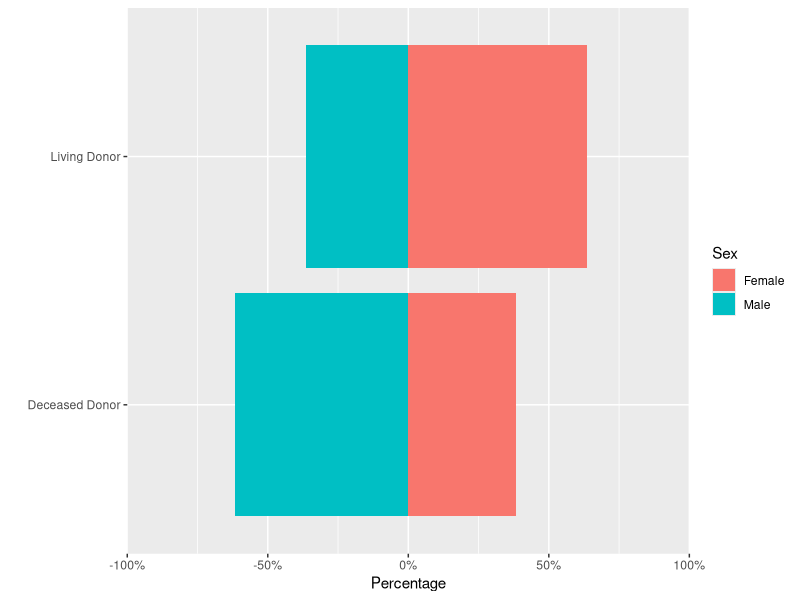
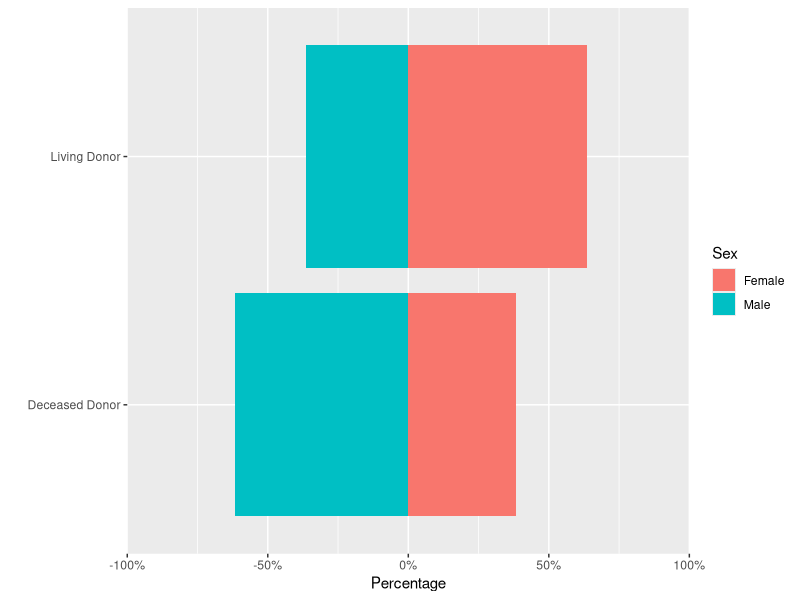

Generate these figures, in order, with R:
#install.packages('readxl')
library("readxl")
library(dplyr)
library(tidyr)
library(ggplot2)


donors <- read_excel("Organ_Donation_and_Transplantation_Data.xlsx", sheet = "Donor Demographics")
donors_table <- donors %>%
  filter(`Category` == "4 - Sex" & `Donor Type Filter` != "All") %>% 
  mutate(`Donor Count` = as.numeric(`Donor Count`))

donor_summary <- donors_table %>%
  group_by(`Donor Type Filter`) %>%
  summarize(
    Total_Donors = sum(`Donor Count`),
    Female_Count = sum(`Donor Count`[Level == "Female"]),
    Male_Count = sum(`Donor Count`[Level == "Male"]),
    .groups = "drop"
  ) %>%
  mutate(
    Female_Percentage = (Female_Count / Total_Donors) * 100,
    Male_Percentage = (Male_Count / Total_Donors) * 100
  ) %>%
  select(`Donor Type Filter`, Female_Percentage, Male_Percentage) %>%
  pivot_longer(cols = ends_with("Percentage"), names_to = "Level", values_to = "Percentage") %>%
  mutate(Sex = ifelse(grepl("Female", Level), "Female", "Male")) %>% select(-Level)

plot <- donor_summary %>%
  mutate(Percentage = ifelse(Sex == "Male", -Percentage, Percentage)) %>%
  ggplot(aes(x = `Donor Type Filter`, y = Percentage, fill = Sex)) +
  geom_bar(stat = "identity", position = "stack") +
  scale_y_continuous(limits = c(-100, 100), expand = c(0, 0), labels = scales::percent_format(scale = 1)) +
  labs(x = "") + coord_flip()

plot
ggsave("donor_plot.png", plot, width = 10, height = 3)
